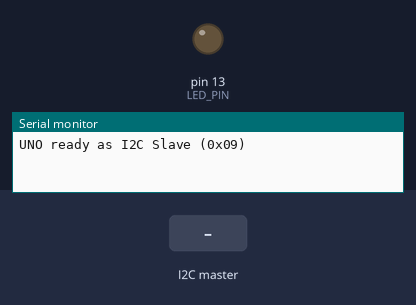
This sketch was run on a simulated Arduino Uno, built with avr-gcc and run on an emulated ATmega328P. Parts: output pins drawn as LEDs (lit = HIGH), the last lines printed to the serial monitor. Dashed ring = blinking. The test bench sets the inputs (shaded band).

Above: at 0.1 s.
At 1.2 s:
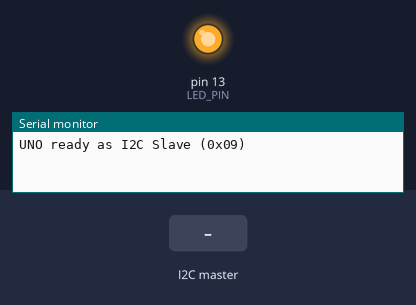
1.3 s: the I2C master sends the byte 1
At 1.7 s:
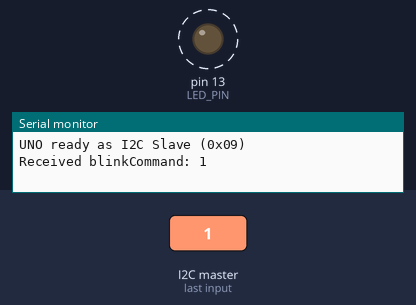
Timing chart, 0 to 10.3 s (numbered marks = the images above; inputs shaded):
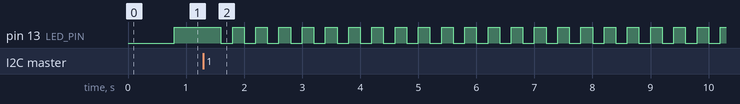

Measured:
- after the input at 1.3 s, pin 13 (LED_PIN): alternates HIGH for 0.20 s and LOW for 0.20 s, starting after 0.50 s

The sketch:

For_UNO_Slave.ino
```cpp
#include <Wire.h>

#define SLAVE_ADDR 0x09
#define LED_PIN 13 // Built-in LED (D13)

volatile byte blinkCommand = 0;

void setup() {
  pinMode(LED_PIN, OUTPUT);
  digitalWrite(LED_PIN, HIGH); // Off by default (active low)

  Wire.begin(SLAVE_ADDR);        // Join I2C bus as slave
  Wire.onReceive(receiveEvent);  // Handler for incoming data

  Serial.begin(9600);
  Serial.println("UNO ready as I2C Slave (0x09)");
}

void loop() {
  if (blinkCommand == 1) {
    // Fast blink for loud
    digitalWrite(LED_PIN, LOW);
    delay(200);
    digitalWrite(LED_PIN, HIGH);
    delay(200);
  } else {
    // Slow blink for quiet
    digitalWrite(LED_PIN, LOW);
    delay(800);
    digitalWrite(LED_PIN, HIGH);
    delay(800);
  }
}

// Called when master sends data
void receiveEvent(int howMany) {
  if (Wire.available()) {
    blinkCommand = Wire.read(); // Expecting 0 or 1
    Serial.print("Received blinkCommand: ");
    Serial.println(blinkCommand);
  }
}
```
